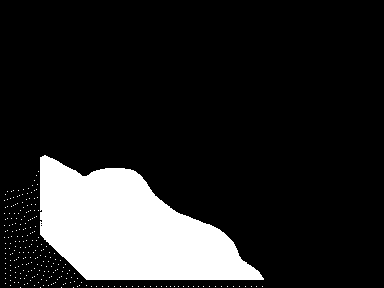
#> input picture images/1.png, 384 x 288 px
$ python main.py --mode share
#> lines starting #> are read from the running program, lines starting #| are printed output that depends on the picture; after the words box and inside, x2 and y2 are one past the last pixel; in counts of white or black regions, pixels touching at a corner belong together
### sharing/share.py
import numpy as np

def share_image(img: np.ndarray, n: int, k: int, p: int = 257):
    h, w = img.shape
    shares = [np.zeros((h, w), dtype=np.uint8) for _ in range(n)]
    xs = list(range(1, n + 1))
    rng = np.random.default_rng()

    for i in range(h):
        for j in range(w):
            s = int(img[i, j])
            coeffs = [s] + rng.integers(0, p, size=k-1).tolist()
            for idx in range(n):
                x = xs[idx]
                fx = sum(coeffs[m] * pow(x, m, p) for m in range(k)) % p
                shares[idx][i, j] = fx if fx < 256 else 0
    return shares

### main.py
import argparse
import cv2
import os
from sharing.share import share_image
from sharing.reconstruct import reconstruct_image

def ensure_dir(path):
    if not os.path.exists(path):
        os.makedirs(path)

def main():
    parser = argparse.ArgumentParser(description="Lagrange Secret Image Sharing")
    parser.add_argument("--mode", choices=["share", "reconstruct"], required=True)
    parser.add_argument("--input", type=str, default="./images/1.png", help="Path to input grayscale image")
    parser.add_argument("--n", type=int, default=5)
    parser.add_argument("--k", type=int, default=3)
    parser.add_argument("--shares", nargs="+", help="List of share paths for reconstruction")
    parser.add_argument("--xs", nargs="+", type=int, help="X values used in reconstruction")
    parser.add_argument("--output", type=str, default="outputs")

    args = parser.parse_args()
    ensure_dir(args.output)

    if args.mode == "share":
        img = cv2.imread(args.input, cv2.IMREAD_GRAYSCALE)
#> img: shape (288, 384); 15.6% white; 247 white regions (246 under 20 px), largest, box (x1, y1, x2, y2) and area: (40, 155, 264, 280) 16981
        shares = share_image(img, args.n, args.k)
#> after the loop in share_image, `for i in range(h):`: shares = 5 items
#> shares = 5 items
        for i, s in enumerate(shares):
            cv2.imwrite(os.path.join(args.output, f"share_{i+1}.png"), s)
#> this loop made 5 passes
#> pass 1, in main, `cv2.imwrite(os.path.join(args.output, f"share_{i+1}.png"), s)`:
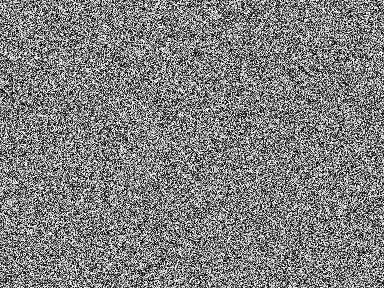
#> saved as share_1.png: shape (288, 384); min 0, max 255, mean 127.2
#> pass 2, in main, `cv2.imwrite(os.path.join(args.output, f"share_{i+1}.png"), s)`:
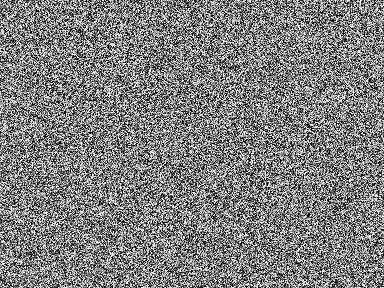
#> saved as share_2.png: shape (288, 384); min 0, max 255, mean 127
        print(f"Saved {args.n} share images to '{args.output}'.")
#| Saved 5 share images to 'outputs'.

    elif args.mode == "reconstruct":
        if len(args.shares) != args.k or len(args.xs) != args.k:
            raise ValueError("Need exactly k share files and k x-values.")
        share_imgs = [cv2.imread(path, cv2.IMREAD_GRAYSCALE) for path in args.shares]
        recon = reconstruct_image(share_imgs, args.xs, args.k)
        cv2.imwrite(os.path.join(args.output, "reconstructed.png"), recon)
        print("Reconstructed image saved.")

if __name__ == "__main__":
    main()
